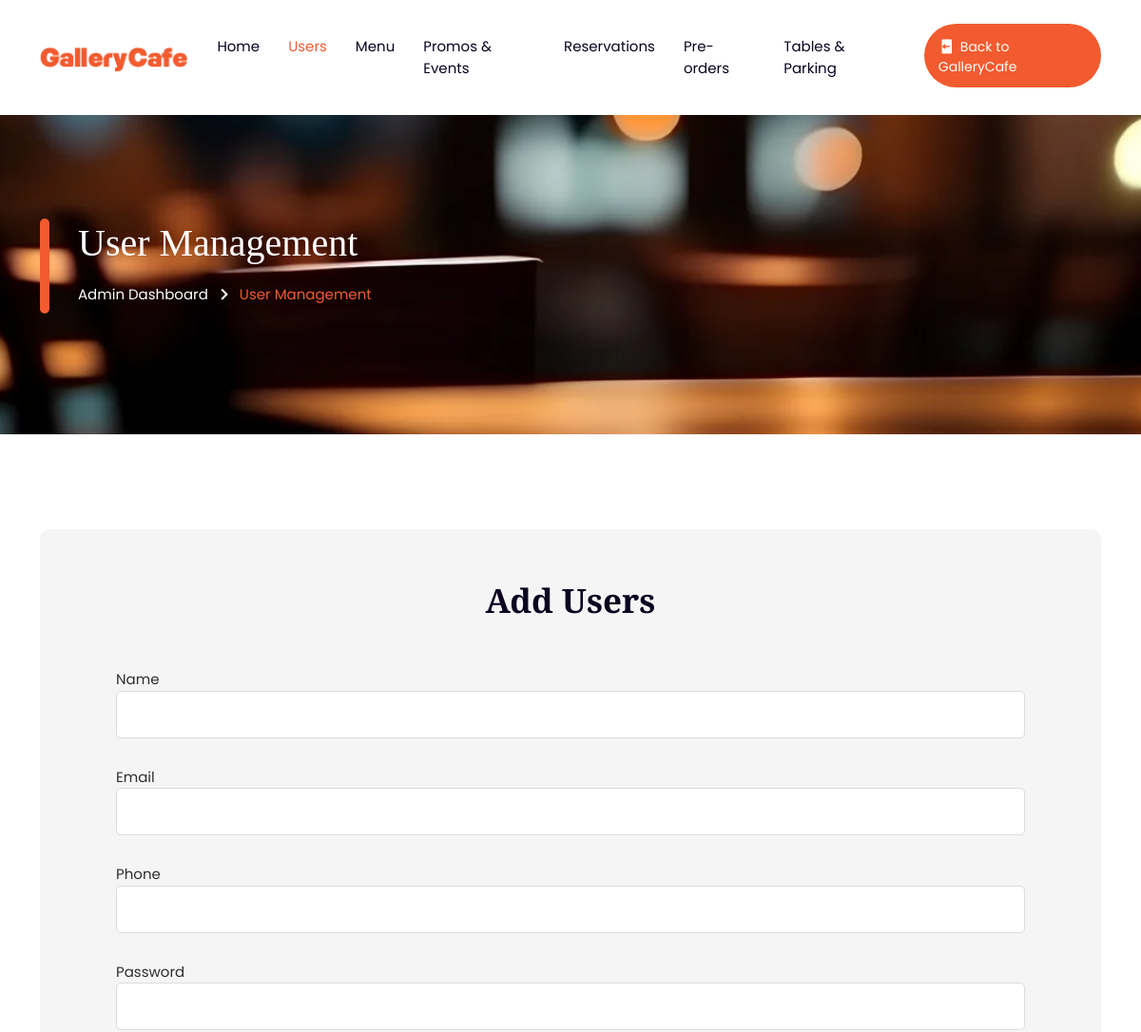
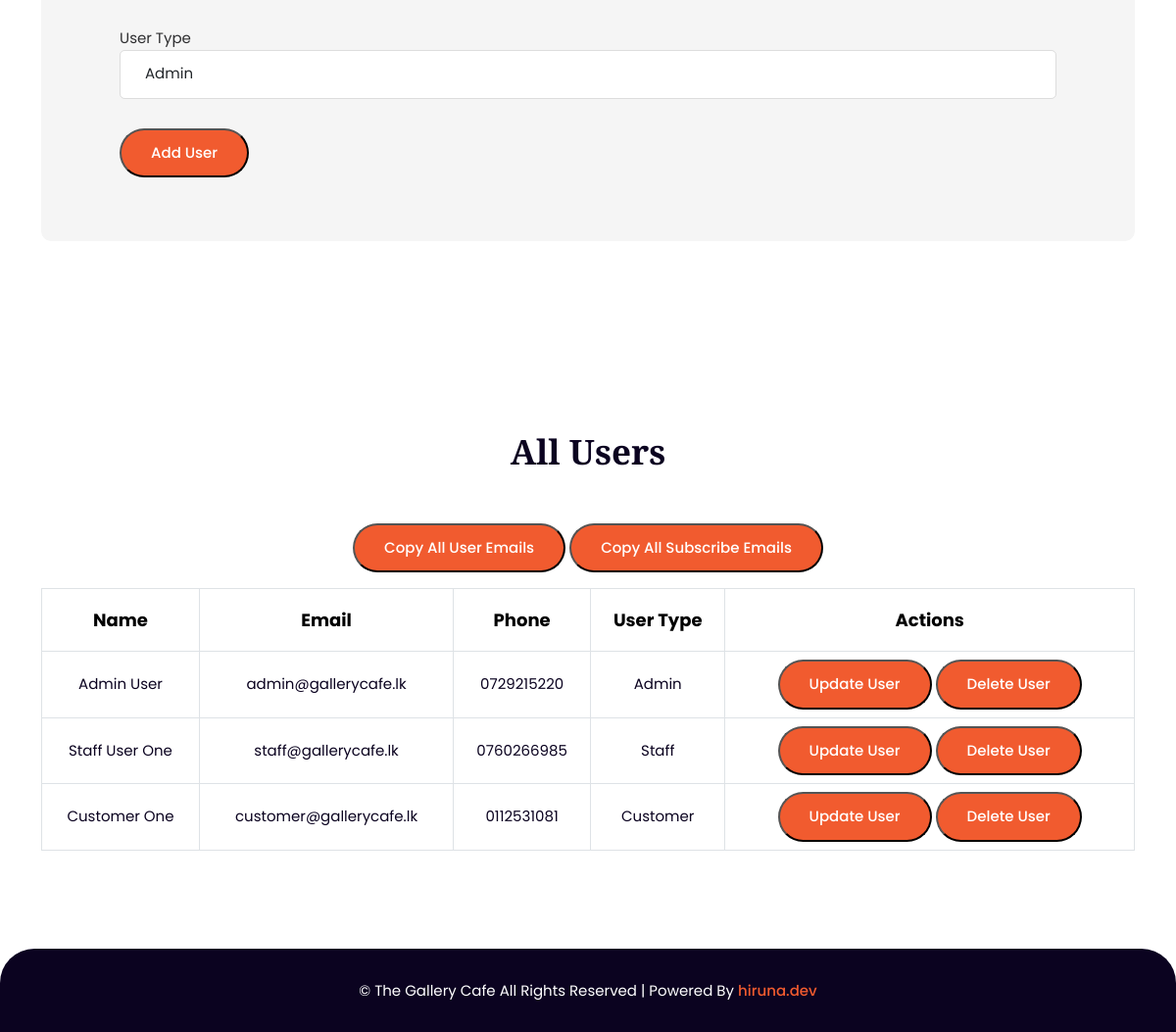
/admin/user_management.php (signed in), run on the app's committed database (2 pictures, top to bottom).
### tables this page shows
CREATE TABLE Users (
    UserID INT AUTO_INCREMENT PRIMARY KEY,
    Email VARCHAR(100) UNIQUE,
    Phone VARCHAR(15) UNIQUE,
    Password VARCHAR(255) NOT NULL,
    UserType ENUM('Admin', 'Staff', 'Customer') NOT NULL,
    FullName VARCHAR(100)
);

### admin/user_management.php (the view, shortened to what this page needs)
<?php
include 'include/header.php';
include '../config.php';
$sql = "SELECT * FROM Users";
$result = $conn->query($sql);
?>
<div class="page-title-area page-title-img-one">
    <div class="container">
        <div class="page-title-item">
            <h2>User Management</h2>
            <ul>
                <li><a href="admin_dashboard.php">Admin Dashboard</a></li>
                <li><i class="bx bx-chevron-right"></i></li>
                <li>User Management</li>
            </ul>
        </div>
    </div>
</div>
<div class="table-area ptb-100">
    <div class="container">
        <div class="table-wrap">
            <div class="section-title">
                <h2>Add Users</h2>
            </div>
            <form method="POST" action="" id="addUserForm">
                <div class="form-group">
                    <label for="fullname">Name</label>
                    <input type="text" name="fullname" class="form-control" required>
                </div>
                <div class="form-group">
                    <label for="email">Email</label>
                    <input type="email" name="email" class="form-control" required>
                </div>
                <div class="form-group">
                    <label for="phone">Phone</label>
                    <input type="text" name="phone" class="form-control" required>
                </div>
                <div class="form-group">
                    <label for="password">Password</label>
                    <input type="password" name="password" class="form-control" required>
                </div>
                <div class="form-group">
                    <label for="usertype">User Type</label>
                    <select name="usertype" class="form-control" required>
                        <option value="Admin">Admin</option>
                    </select>
                </div>
                <button type="submit" name="add_user" class="cmn-btn">Add User</button>
            </form>
        </div>
    </div>
</div>
<section class="cart-area ptb-100">
    <div class="container">
        <div class="cart-wrap">
            <div class="section-title">
                <h2>All Users</h2>
            </div>
            <div class="text-center mb-3">
                <button id="copy-user-emails" class="cmn-btn">Copy All User Emails</button>
                <button id="copy-subscribe-emails" class="cmn-btn">Copy All Subscribe Emails</button>
            </div>
            <table class="table">
                <thead class="thead">
                    <tr>
                        <th class="table-head" scope="col">Name</th>
                        <th class="table-head" scope="col">Email</th>
                        <th class="table-head" scope="col">Phone</th>
                        <th class="table-head" scope="col">User Type</th>
                        <th class="table-head" scope="col">Actions</th>
                    </tr>
                </thead>
                <tbody>
                    <?php if ($result->num_rows > 0): ?>
                        <?php while ($row = $result->fetch_assoc()): ?>
                            <tr id="user-<?php echo $row['UserID']; ?>">
                                <td><?php echo htmlspecialchars($row['FullName']); ?></td>
                                <td><?php echo htmlspecialchars($row['Email']); ?></td>
                                <td><?php echo htmlspecialchars($row['Phone']); ?></td>
                                <td><?php echo htmlspecialchars($row['UserType']); ?></td>
                                <td>
                                    <button class="cmn-btn update-user" data-id="<?php echo $row['UserID']; ?>">Update User</button>
                                    <button class="cmn-btn delete-user" data-id="<?php echo $row['UserID']; ?>">Delete User</button>
                                </td>
                            </tr>
                        <?php endwhile; ?>
                    <?php else: ?>
                        <tr>
                            <td colspan="5">No users found</td>
                        </tr>
                    <?php endif; ?>
                </tbody>
            </table>
        </div>
    </div>
</section>
<?php include 'include/footer.php'; ?>

### assets/css/meanmenu.css (style rules this page uses)
body { font-family: oswald, sans-serif; padding: 0; margin: 0; font-size: 15px; background-color: #f1f1f1 }

### assets/css/style.css (style rules this page uses)
body { font-family: poppins, sans-serif; color: #2e2e30; background-color: #fff; font-size: 15px }
h1, h2, h3, h4, h5, h6 { line-height: 1.3; font-family: playfair display, serif; color: #0b0320 }
a { transition: .5s all ease; text-decoration: none; color: #F15B2F }
.ptb-100 { padding-top: 100px; padding-bottom: 100px }
.section-title { margin-bottom: 50px; text-align: center; margin-top: -8px }
.section-title h2 { font-weight: 700; font-size: 35px; margin-bottom: 16px }
.cmn-btn { font-weight: 500; font-size: 15px; color: #FFFFFF; background-color: #F15B2F; padding: 12px 30px; border-radius: 50px; display: inline-block }
.page-title-img-one { background-image: url(../img/page-title.jpg) }
.page-title-area { background-position: center center; background-repeat: no-repeat; background-size: cover; padding-top: 230px; padding-bottom: 135px }
.page-title-item { padding-left: 40px; position: relative }
.page-title-item:before { position: absolute; content: ""; width: 10px; height: 100px; left: 0; top: 0; border-radius: 50px; background-color: #F15B2F }
.page-title-item h2 { font-size: 40px; color: #fff; margin-bottom: 10px }
.page-title-item ul { margin: 0; padding: 0 }
.page-title-item ul li { list-style-type: none; display: inline-block; color: #F15B2F }
.page-title-item ul li i { display: inline-block; font-size: 25px; position: relative; top: 6px; color: #fff }
.page-title-item ul li a { display: inline-block; color: #fff }
.cart-wrap { text-align: center }
.cart-wrap .table { margin: 0 }
.cart-wrap .table .thead { background-color: #F15B2F }
.cart-wrap .table .thead tr .table-head { color: #000000; font-size: 18px; padding-top: 18px; padding-bottom: 18px }
.cart-wrap .table tr td { font-size: 15px; color: #0b0320 }
.cart-wrap .table td, .cart-wrap .table th { border: 1px solid #dee2e6; vertical-align: middle }
.cart-wrap .table>:not(:first-child) { border-top: 0 }
.table-area .table-wrap { background-color: #f5f5f5; padding: 60px 80px 65px; border-radius: 10px }
.table-area .form-group { margin-bottom: 30px }
.table-area .form-group .form-control { height: 50px; border-radius: 5px; border: 1px solid #ddd; padding-left: 25px; font-size: 15px }
.table-area .cmn-btn { transition: .5s all ease }

### data on the page
users: FullName "Admin User", Email "admin@gallerycafe.lk", Phone "0729215220", UserType "Admin"
users: FullName "Staff User One", Email "staff@gallerycafe.lk", Phone "0760266985", UserType "Staff"
users: FullName "Customer One", Email "customer@gallerycafe.lk", Phone "0112531081", UserType "Customer"
